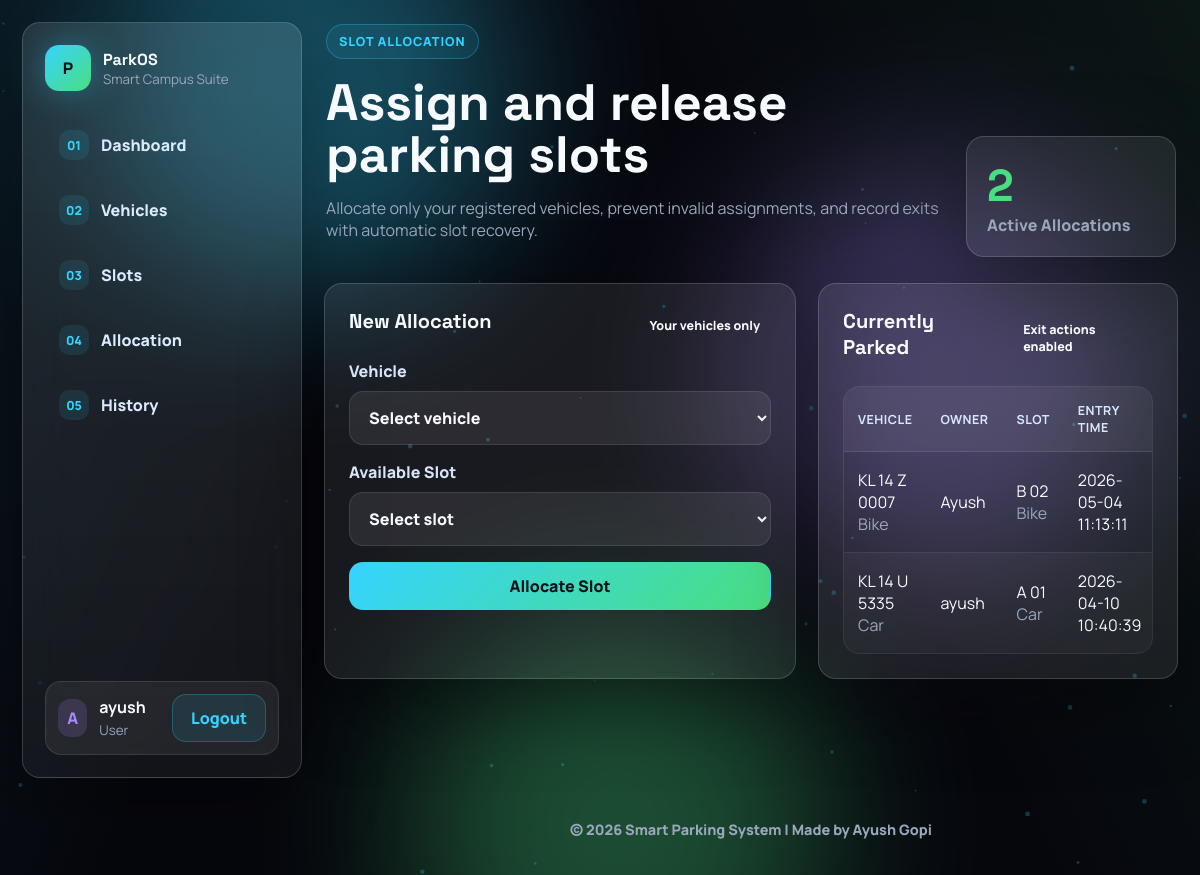
Screenshot of /allocation (signed in) with the database file from the repository.
### tables this page shows
CREATE TABLE users (
            id INTEGER PRIMARY KEY AUTOINCREMENT,
            username TEXT NOT NULL UNIQUE,
            password TEXT NOT NULL,
            role TEXT NOT NULL CHECK(role IN ('admin', 'user'))
        , last_login TEXT);

CREATE TABLE parking (
            id INTEGER PRIMARY KEY AUTOINCREMENT,
            vehicle_id INTEGER NOT NULL,
            slot_id INTEGER NOT NULL,
            entry_time TEXT NOT NULL,
            exit_time TEXT,
            FOREIGN KEY (vehicle_id) REFERENCES vehicles(id),
            FOREIGN KEY (slot_id) REFERENCES slots(id)
        );

CREATE TABLE vehicles (
            id INTEGER PRIMARY KEY AUTOINCREMENT,
            vehicle_number TEXT NOT NULL UNIQUE,
            owner_name TEXT NOT NULL,
            vehicle_type TEXT NOT NULL CHECK(vehicle_type IN ('Car', 'Bike'))
        , user_id INTEGER);

CREATE TABLE slots (
            id INTEGER PRIMARY KEY AUTOINCREMENT,
            slot_number TEXT NOT NULL UNIQUE,
            status TEXT NOT NULL CHECK(status IN ('Available', 'Occupied')) DEFAULT 'Available',
            slot_type TEXT NOT NULL CHECK(slot_type IN ('Car', 'Bike'))
        );

### app.py (the view, shortened to what this page needs)
@app.route("/allocation", methods=("GET", "POST"))
@login_required
def allocation():
    available_vehicles = query_db(
        """
        SELECT *
        FROM vehicles
        WHERE id NOT IN (
            SELECT vehicle_id FROM parking WHERE exit_time IS NULL
        )
        AND (? = 'admin' OR user_id = ?)
        ORDER BY vehicle_number ASC
        """,
        (session.get("role"), session.get("user_id")),
    )
    available_slots = query_db(
        "SELECT * FROM slots WHERE status = 'Available' ORDER BY slot_number ASC"
    )
    active_allocations = query_db(
        """
        SELECT parking.id, vehicles.vehicle_number, vehicles.owner_name, vehicles.vehicle_type,
               slots.slot_number, slots.slot_type, parking.entry_time
        FROM parking
        JOIN vehicles ON parking.vehicle_id = vehicles.id
        JOIN slots ON parking.slot_id = slots.id
        WHERE parking.exit_time IS NULL
          AND (? = 'admin' OR vehicles.user_id = ?)
        ORDER BY parking.entry_time DESC
        """,
        (session.get("role"), session.get("user_id")),
    )
    return render_template(
        "allocation.html",
        vehicles=available_vehicles,
        slots=available_slots,
        active_allocations=active_allocations,
    )

### app.py (called while the page is built)
def get_db():
    if "db" not in g:
        g.db = sqlite3.connect(app.config["DATABASE"])
        g.db.row_factory = sqlite3.Row
    return g.db

def query_db(query, params=(), one=False, commit=False):
    db = get_db()
    cursor = db.execute(query, params)
    if commit:
        db.commit()
        return cursor
    rows = cursor.fetchall()
    return (rows[0] if rows else None) if one else rows

def login_required(view):
    @wraps(view)
    def wrapped_view(**kwargs):
        if session.get("user_id") is None:
            flash("Please log in to continue.", "error")
            return redirect(url_for("login"))
        return view(**kwargs)
    return wrapped_view

@app.before_request
def load_logged_in_user():
    user_id = session.get("user_id")
    if user_id is None:
        g.user = None
    else:
        g.user = query_db("SELECT id, username, role FROM users WHERE id = ?", (user_id,), one=True)

@app.context_processor
def inject_now():
    return {"current_year": datetime.now().year}

### templates/allocation.html (shortened to what this page needs)
{% extends "base.html" %}
{% block content %}
<section class="page-header">
    <div>
        <span class="eyebrow">Slot Allocation</span>
        <h1>Assign and release parking slots</h1>
        <p class="muted">
            {% if session.role == "admin" %}
            Allocate any campus vehicle, prevent invalid assignments, and record exits with automatic slot recovery.
            {% else %}
            Allocate only your registered vehicles, prevent invalid assignments, and record exits with automatic slot recovery.
            {% endif %}
        </p>
    </div>
    <div class="header-badge">
        <strong>{{ active_allocations|length }}</strong>
        <span>Active Allocations</span>
    </div>
</section>
<section class="content-grid">
    <article class="panel">
        <div class="panel-head">
            <h2>New Allocation</h2>
            <span class="role-pill">{{ "All vehicles" if session.role == "admin" else "Your vehicles only" }}</span>
        </div>
        <form method="post" class="form-grid">
            <label>
                Vehicle
                <select name="vehicle_id" required>
                    <option value="">Select vehicle</option>
                </select>
            </label>
            <label>
                Available Slot
                <select name="slot_id" required>
                    <option value="">Select slot</option>
                </select>
            </label>
            <button class="btn btn-primary" type="submit">Allocate Slot</button>
        </form>
    </article>
    <article class="panel">
        <div class="panel-head">
            <h2>Currently Parked</h2>
            <span class="role-pill">Exit actions enabled</span>
        </div>
        {% if active_allocations %}
        <div class="table-wrap">
            <table>
                <thead>
                    <tr>
                        <th>Vehicle</th>
                        <th>Owner</th>
                        <th>Slot</th>
                        <th>Entry Time</th>
                    </tr>
                </thead>
                <tbody>
                    {% for row in active_allocations %}
                    <tr>
                        <td>{{ row.vehicle_number }} <span class="table-meta">{{ row.vehicle_type }}</span></td>
                        <td>{{ row.owner_name }}</td>
                        <td>{{ row.slot_number }} <span class="table-meta">{{ row.slot_type }}</span></td>
                        <td>{{ row.entry_time }}</td>
                    </tr>
                    {% endfor %}
                </tbody>
            </table>
        </div>
        {% else %}
        <p class="empty-state">No active allocations right now.</p>
        {% endif %}
    </article>
</section>
{% endblock %}

### templates/base.html (shortened to what this page needs)
<!DOCTYPE html>
<html lang="en">
<head>
    <link rel="stylesheet" href="{{ url_for('static', filename='css/style.css') }}">
</head>
<body class="{% if g.user %}app-body{% else %}landing-body{% endif %}">
    <div class="ambient-bg" aria-hidden="true">
        <span></span>
        <span></span>
        <span></span>
    </div>
    <canvas id="particle-canvas" aria-hidden="true"></canvas>
    <div class="page-shell">
        {% if g.user %}
        <nav class="sidebar">
            <a class="brand" href="{{ url_for('dashboard') }}">
                <span class="brand-mark">P</span>
                <span>
                    <strong>ParkOS</strong>
                    <small>Smart Campus Suite</small>
                </span>
            </a>
            <div class="nav-links">
                <a href="{{ url_for('dashboard') }}"><span>01</span>Dashboard</a>
                <a href="{{ url_for('vehicles') }}"><span>02</span>Vehicles</a>
                <a href="{{ url_for('slots') }}"><span>03</span>Slots</a>
                <a href="{{ url_for('allocation') }}"><span>04</span>Allocation</a>
                <a href="{{ url_for('history') }}"><span>05</span>History</a>
            </div>
            <div class="nav-user">
                <span class="profile-icon">{{ session.username[0]|upper }}</span>
                <div>
                    <strong>{{ session.username }}</strong>
                    <small>{{ session.role|title }}</small>
                </div>
                <a class="btn btn-secondary" href="{{ url_for('logout') }}">Logout</a>
            </div>
        </nav>
        {% endif %}
        <main class="main-content {% if not g.user %}auth-main{% endif %}">
            {% block content %}{% endblock %}
        </main>
        <footer class="footer">
            © 2026 Smart Parking System | Made by Ayush Gopi
        </footer>
    </div>
</body>
</html>

### rows the page displays
users: role "User"
parking: vehicle_number "KL 14 Z 0007", vehicle_type "Bike", owner_name "Ayush", slot_number "B 02", slot_type "Bike", entry_time "2026-05-04 11:13:11"
parking: vehicle_number "KL 14 U 5335", vehicle_type "Car", owner_name "ayush", slot_number "A 01", slot_type "Car", entry_time "2026-04-10 10:40:39"

### other values shown
{{ session.username[0]|upper }} "A"
{{ session.username }} "ayush"
{{ active_allocations|length }} "2"
{{ "All vehicles" if session.role == "admin" else "Your vehicles only" }} "Your vehicles only"
